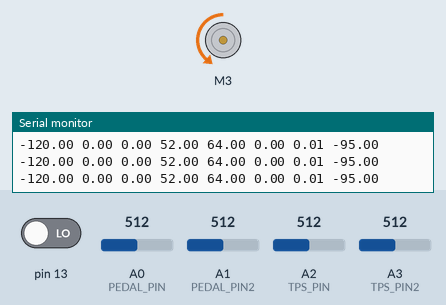
Recording of a sketch running on a simulated Arduino Uno, built with avr-gcc and run on an emulated ATmega328P. Parts: DC motor (green arrow = forward, orange = backward, longer = faster), the last lines printed to the serial monitor. Inputs (shaded band) come from the test bench; at power-on: A0 (PEDAL_PIN) = 512, A2 (TPS_PIN) = 512, pin 13 LOW, A1 (PEDAL_PIN2) = 512, A3 (TPS_PIN2) = 512.

Above: at 1.2 s.
1.3 s: A0 (PEDAL_PIN) set to 495
At 2.1 s:
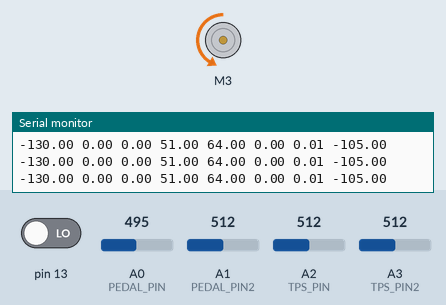
2.8 s: A2 (TPS_PIN) set to 350
At 4.0 s:
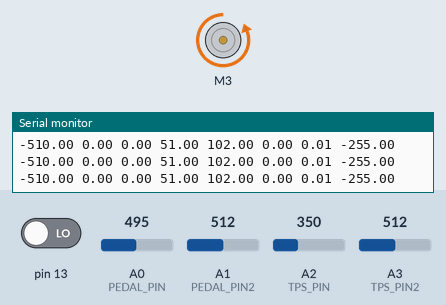
4.3 s: pin 13 driven HIGH
At 5.5 s:
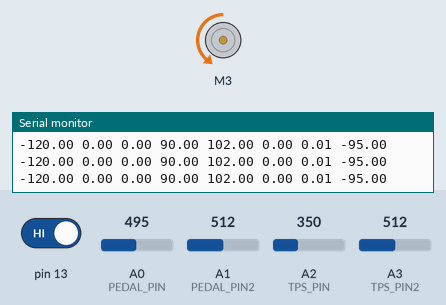
5.8 s: A2 (TPS_PIN) set to 347
At 6.4 s:
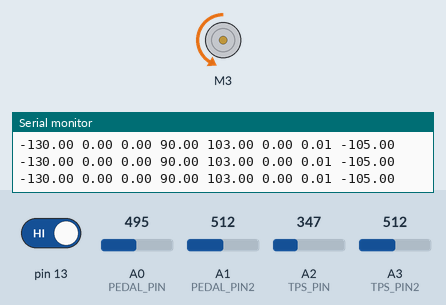
8.8 s: A2 (TPS_PIN) set to 306
At 10.0 s:
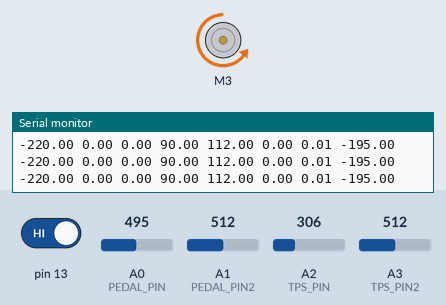
10.3 s: A2 (TPS_PIN) set to 370
At 11.4 s:
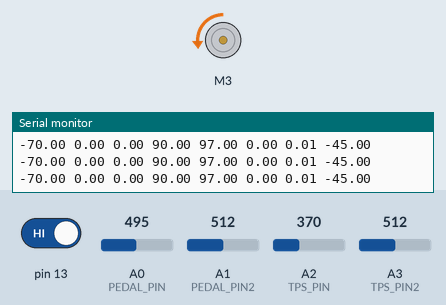
Timing chart, 0 to 12.8 s (numbered marks = the images above; inputs shaded):
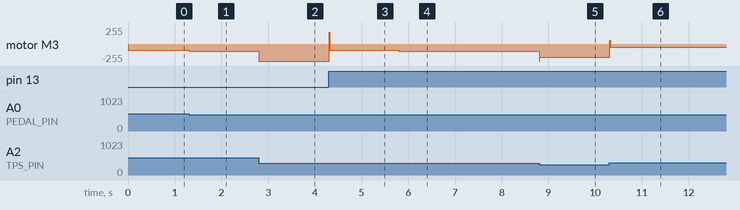

The sketch:

CYTRONMOTORDRIVERTBCONTROLLER.ino
```cpp
/*
Program: TB controller program
Motor Driver: Cytron 13Amp 6V-30V DC Motor Driver
Date: 07/05/2025
Author: Kaden Van Domselaar
Wiring: Refer to pin definitions
*/

#include "CytronMotorDriver.h"

// Pin definitions
#define PEDAL_PIN A0  //currently POT input (full size signal)
#define PEDAL_PIN2 A1  //Half size signal pedal sensor
#define TPS_PIN A2 // TPS1 - Blue grey
#define TPS_PIN2 A3 // TPS2 - Yellow white
#define PWM 3
#define DIR 4
#define Setsim 13 //simulate WOT
CytronMD motor(PWM_DIR, 3, 4); //define PWM and DIR pins to driver


struct {
  float Kp, Ki, Kd, Kff; //PID coefficents
  float integralofe, derivativeofTPS, derivativeofe; //Integral and derivative action stuff
  unsigned long PreviousTime, CurrentTime; //Used for Integral Action
  float deltaT;
  float PreviousSetpoint, DeltaSetpoint; //Used for Kff
  float PreviousTPS, Previouserror; //Used for Kd
  float Tmin;
  float Kpe, Kie, Kde, Kffe; //PID control signal parts
  float TPSCutOffHz;
} PID;

struct {
  float Pedal1Raw, Pedal2Raw, TPS1Raw, TPS2Raw; //Raw Readings from sensors
  float TPS1Filtered;
  float TruePedal, TrueTPS; //Outputs of Filters - Used to show filter action on Raw signal
  float Pedal1Min, Pedal1Max, Pedal2Min, Pedal2Max, TPS1Min, TPS1Max, TPS2Min, TPS2Max; //Mina and max analog values for all 4 sensors
  float IDLEPERCENT; //percent of opening for idle
  float prevTPS1Filtered;
}IN;


int dutycyclelow = -255, dutycyclehigh = 255;

float u = 0; //control signal
float e = 0; //error

void setup() {
  TCCR2B = TCCR2B & 0b11111000 | 0x01; //PWM to 32kHz
  pinMode(PEDAL_PIN, INPUT); //
  pinMode(PEDAL_PIN2, INPUT); //

  pinMode(TPS_PIN, INPUT); //
  pinMode(TPS_PIN2, INPUT); //

  pinMode(PWM, OUTPUT); // 0-255
  pinMode(DIR, OUTPUT); // High or Low
  Serial.begin(38400);

  // PID gains
  PID.Kp = 10; // 1:1 ratio (1 percent error = 1 unit of signal) //8.5 for 0.1uF and 10Kohm //10 for nothing

  PID.Ki = 1; // 1:1 ratio (1 percent error = 1 unit of signal)

  PID.Kd = 90; // 1000 = 1:1 ratio //80

  PID.Kff = 0; // 1000 = 1:1 ratio NOT BEING USED

  PID.Tmin = 25; //35

  PID.PreviousTime = 0;
  PID.deltaT = 0;
  PID.integralofe = 0;
  PID.derivativeofTPS = 0;
  PID.derivativeofe = 0;
  PID.Previouserror = 0;
  PID.PreviousSetpoint = 0;
  PID.PreviousTPS = 0;
  PID.DeltaSetpoint = 0;
  PID.CurrentTime = 0;
  PID.Kpe = 0;
  PID.Kie = 0;
  PID.Kde = 0;
  PID.Kffe = 0;
  PID.TPSCutOffHz = 10; //for low pass filter

  IN.IDLEPERCENT = 5;
  IN.TruePedal = 0;
  IN.TrueTPS = 0;
  IN.TPS1Filtered = 0;
  IN.prevTPS1Filtered = 0;

  IN.Pedal1Min = 148;
  IN.Pedal1Max = 534;

  IN.Pedal2Min = 0; //Not being used right now
  IN.Pedal2Max = 0;

  IN.TPS1Min = 790; //790
  IN.TPS1Max = 360; //360

  IN.TPS2Min = 0; //not being used right now
  IN.TPS2Max = 0;

}


void loop() {

  //Calculate Delta Time
  PID.CurrentTime = micros();
  unsigned long deltaMicros = PID.CurrentTime - PID.PreviousTime;
  PID.deltaT = fmax(deltaMicros / 1000000.0, 0.0001);
  PID.PreviousTime = PID.CurrentTime;

  //Scan Pedal Signals
  //IN.Pedal1Raw = map(analogRead(PEDAL_PIN),IN.Pedal1Min,IN.Pedal1Max,0,100); //Pedal one
  IN.Pedal1Raw = map(analogRead(PEDAL_PIN),0,1020,IN.IDLEPERCENT,100); //Reading Pot for testing
  IN.Pedal1Raw = min(IN.Pedal1Raw,100);
  IN.Pedal1Raw = max(IN.Pedal1Raw,0);

  IN.Pedal2Raw = map(analogRead(PEDAL_PIN2),235,500,IN.IDLEPERCENT,100); //Read pedal two
  IN.Pedal2Raw = min(IN.Pedal2Raw,100);
  IN.Pedal2Raw = max(IN.Pedal2Raw,0);

  IN.TruePedal = IN.Pedal1Raw;


  IN.TPS1Raw = map(analogRead(TPS_PIN), IN.TPS1Min, IN.TPS1Max, 0, 100); //read TPS one
  //IN.TPS1Raw = max(IN.TPS1Raw,3);
  IN.TPS2Raw = map(analogRead(TPS_PIN2), 777, 987, 0, 100); //read TPS two

  //Filtering TPS signal
  /*
  float alpha = (2.0 * PI * PID.TPSCutOffHz * PID.deltaT) / (2.0 * PI * PID.TPSCutOffHz * PID.deltaT + 1.0);
  IN.TPS1Filtered = (1.0 - alpha) * IN.prevTPS1Filtered + alpha * IN.TPS1Raw;
  IN.prevTPS1Filtered = IN.TPS1Filtered;

  IN.TrueTPS = IN.TPS1Filtered;
  */

  IN.TrueTPS = IN.TPS1Raw;


  if(digitalRead(13)) {
     IN.TruePedal = 90;
  } //force WOT (for testing PID loop)


  //ERROR CALC
  e = IN.TruePedal - IN.TrueTPS;


  //Kp error calculaton
  PID.Kpe = PID.Kp * e;


  //Ki error calculation
  if(abs(e) < 5)
  {
    PID.integralofe += e * PID.deltaT; //If we are within 5 percent error then start integrating the error
  }
  else
  {
    PID.integralofe = 0;
  }


  PID.Kie = PID.Ki * PID.integralofe;


  //Kd error calculation
  //Slope of error derivative
  PID.derivativeofe = (e - PID.Previouserror)/PID.deltaT;
  PID.Previouserror = e;
  PID.Kde = PID.Kd * PID.derivativeofe / 1000;


  //Slope of TPS derivative
  /*
  PID.derivativeofTPS = (PID.PreviousTPS - IN.TrueTPS)/PID.deltaT;
  PID.PreviousTPS = IN.TrueTPS;
  PID.Kde =- PID.Kd * PID.derivativeofTPS / 1000;
  */

  //Kf calculations NOT BEING USED
  /*
  if(e>0) {PID.Kff = PID.KffPos;}
   else {PID.Kff = PID.KffNeg;}
  PID.DeltaSetpoint = (IN.TruePedal - PID.PreviousSetpoint);
  PID.PreviousSetpoint = IN.TruePedal;
  PID.Kffe = PID.DeltaSetpoint * PID.Kff / 1000;
  */

  //PID summing
  u = PID.Kpe + PID.Kie + PID.Kde + PID.Kffe + PID.Tmin;


  //Cap PWM signal
  u = constrain(u, dutycyclelow, dutycyclehigh);

  //Drive Motor
  motor.setSpeed(u);


  //Tuning stuff for the graph
  Serial.print(PID.Kpe);
  Serial.print(" ");

  Serial.print(PID.Kie);
  Serial.print(" ");

  Serial.print(PID.Kde);
  Serial.print(" ");

  Serial.print(IN.TruePedal);
  Serial.print(" ");
  Serial.print(IN.TrueTPS);
  Serial.print(" ");
  Serial.print(IN.TPS1Filtered);
  Serial.print(" ");
  Serial.print(PID.deltaT);
  Serial.print(" ");
  Serial.println(u);

}
```

Measured:
- after the input at 1.3 s, motor M3: backward 95/255 → backward 105/255 at once
- after the input at 2.8 s, motor M3: backward 105/255 → backward 255/255 at once
- after the input at 4.3 s, motor M3: backward 255/255 → backward 95/255 at once
- after the input at 5.8 s, motor M3: backward 95/255 → backward 105/255 at once
- after the input at 8.8 s, motor M3: backward 105/255 → backward 195/255 at once
- after the input at 10.3 s, motor M3: backward 195/255 → backward 45/255 at once
